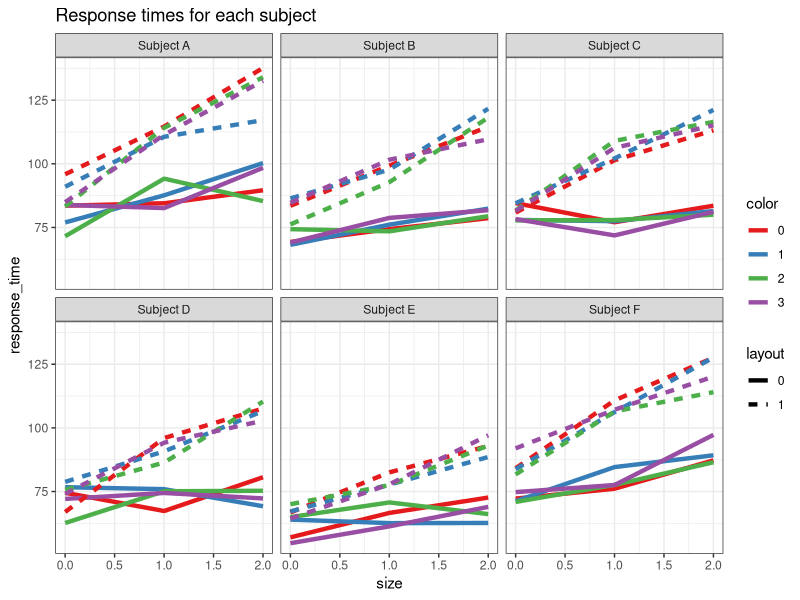

R code for this plot:
## ---- chunk 1
library(tidyverse)
library(afex)       # for aov_ez()
## ---- chunk 2
format_num <- function(nums, sigdigits = 3) gsub("\\.$", "", formatC(nums, sigdigits, format = "fg", flag="#"))
## ---- chunk 3
set.seed(543) # make the output consistent
SUBJECT_COUNT = 6

data <- expand.grid(
  subject = paste('Subject', LETTERS[1:SUBJECT_COUNT]), # subject IDs
  layout = 0:1, # independent variable
  size = 0:2, # independent variable
  color = 0:3, # independent variable
  repetition = 1:20 # each subject runs in each condition multiple times
)
## ---- chunk 4
# build a table of subject performance multipliers
individualDifferences <- tibble(subject = unique(data$subject))
individualDifferences$handicap <- rnorm(SUBJECT_COUNT, 20, 4) # individual differences

# put it in the main dataset
data <- data %>% left_join(individualDifferences, by = "subject")
## ---- chunk 5

# simulate the response times with a clean model
data <- 
  data %>% 
  mutate(
  response_time = 
    layout * .4 + # main effect of layout
    size * .2 + # main effect of size
    color * 0 + 
    layout * size * .6 + # 2-way interaction
    size * color * 0 + 
    layout * color * 0 + 
    layout * size * color * 0
)

# add some reponse noise
data <- data %>% mutate(response_time = response_time + rnorm(n()))

# add noise from individual handicaps
data <- data %>% mutate(response_time = 30 + handicap*2 + response_time * handicap)

## ---- chunk 6
data <- 
  data %>% 
  mutate(
    subject = factor(subject), 
    layout = factor(layout), 
    color = factor(color)
  )
## ---- chunk 7
data %>% 
  group_by(layout, size, color, subject) %>% 
  summarize(response_time = mean(response_time)) %>% 
ggplot() + 
  aes(y=response_time, x=size, linetype=layout, color=color, group=paste(layout,color,subject)) + 
  geom_line(size=1.5) + 
  scale_color_brewer(palette='Set1') + 
  facet_wrap(~subject) + 
  labs(title='Response times for each subject') +
  theme_bw()
## ---- chunk 8
results = afex::aov_ez(
  data = data, 
  id = 'subject', # subject id column
  dv = 'response_time', # dependent variable
  within = c('layout', 'size', 'color'), # within-subject independent variables
  between = NULL ,# between-subject independent variables
  fun_aggregate = mean, # average multiple repetitions together for each subject*condition
  anova_table = list(es = 'ges') # effect size = generalized eta squared
)
## ---- chunk 9
anovaResults <- 
  results$anova_table %>% 
  rownames_to_column('effect') %>%  # put effect names in a column
  select(-`Pr(>F)`) # no need to show p-values
  
anovaResults %>% as.tibble()
## ---- chunk 10
# format the anova results for a report, and trim to 3 significant digits
formatGES <- function(anovaTable, effectName) {
  cutoff = 0.01
  row = (1:nrow(anovaTable))[anovaTable$effect == effectName]
  return(paste0(
    'F~',
    signif(anovaTable[row, 'num Df'], 3), ',',
    signif(anovaTable[row, 'den Df'], 3), '~ = ',
    signif(anovaTable[row, 'F'], 3), ', $\\eta_{G}^{2}$ = ',
    signif(anovaTable[row, 'ges'], 3)
  ))
}
